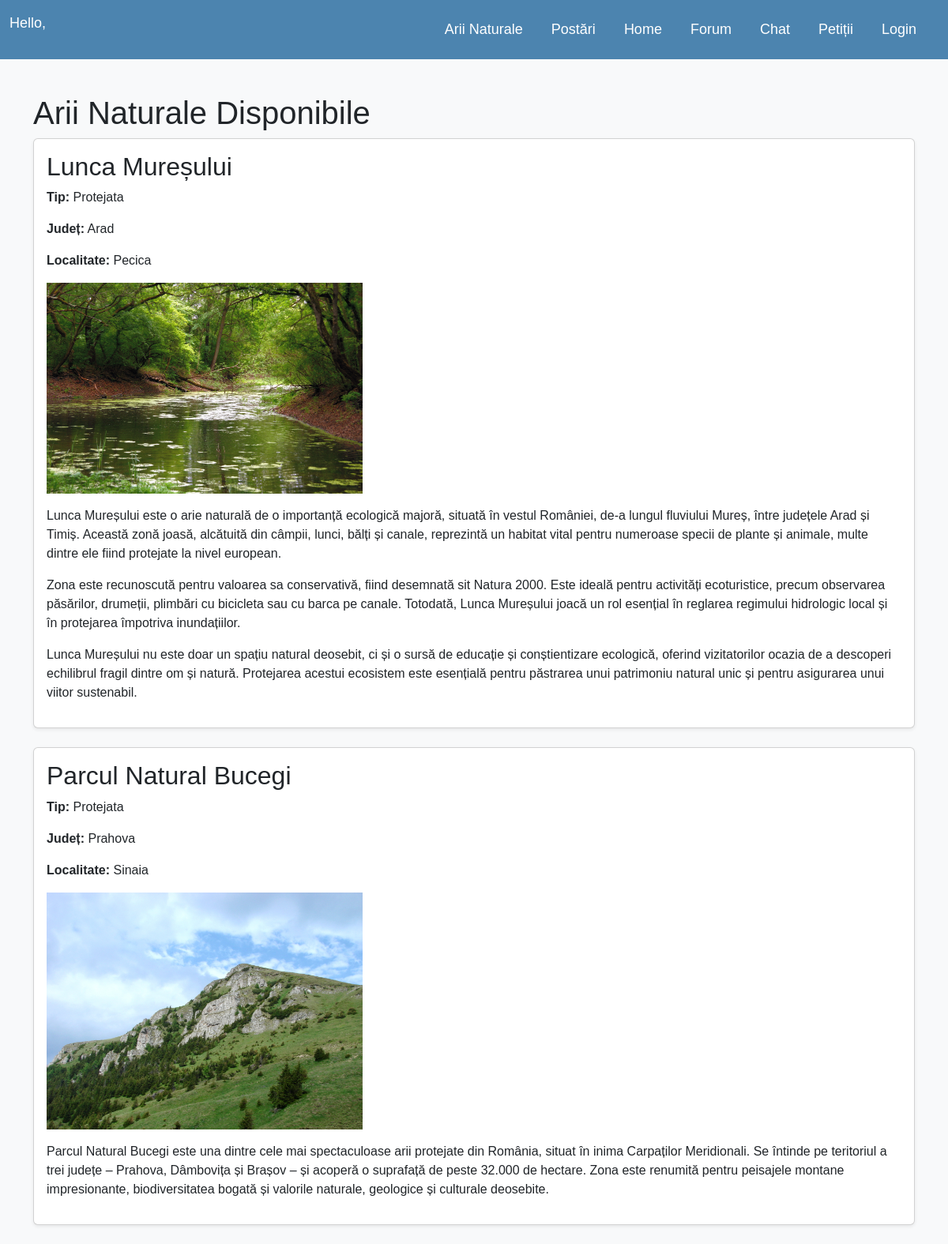
Page /arii/ on the committed database.
### eenvironmentblog/models.py (models this page shows, shortened)
class ArieNaturala(models.Model):
    nume_arie = models.CharField(max_length=200)
    tip_arie = models.IntegerField(choices=AREA_TYPE)
    judet_arie = models.CharField(max_length=200)
    localitate_arie = models.CharField(max_length=200)
    descriere = RichTextUploadingField(blank=True, null=True)  # descriere nouă
    imagine = models.ImageField(upload_to='arii/', blank=True, null=True)  # imagine
    updated_on = models.DateTimeField(auto_now=True)
    created_on = models.DateTimeField(auto_now_add=True)
    status = models.IntegerField(choices=STATUS, default=0)
    class Meta:
        ordering = ['-created_on']
        verbose_name_plural = "Arii Naturale"

### eenvironmentblog/views.py (the view)
# urls.py: path('arii/', views.arii_naturale_list, name='arii_list'),
def arii_naturale_list(request):
    arii = ArieNaturala.objects.filter(status=1)
    return render(request, 'eenvironmentblog/arii_list.html', {'arii': arii})

### eenvironmentblog/templates/eenvironmentblog/arii_list.html (shortened to what this page needs)
{% extends 'eenvironmentblog/base.html' %}
{% block content %}
<h1>Arii Naturale Disponibile</h1>
{% for arie in arii %}
    <div class="card mb-4 shadow-sm p-3">
        <h2>{{ arie.nume_arie }}</h2>
        <p><strong>Tip:</strong> {{ arie.get_tip_arie_display }}</p>
        <p><strong>Județ:</strong> {{ arie.judet_arie }}</p>
        <p><strong>Localitate:</strong> {{ arie.localitate_arie }}</p>
        {% if arie.imagine %}
            <img src="{{ arie.imagine.url }}" alt="{{ arie.nume_arie }}" style="max-width: 400px;" class="mb-3">
        {% endif %}
        {% if arie.descriere %}
            <div>{{ arie.descriere|safe }}</div>
        {% endif %}
    </div>
{% endfor %}
{% endblock %}

### eenvironmentblog/templates/eenvironmentblog/base.html (style rules this page uses)
body { font-family: 'Arial', sans-serif; background-color: #f8f9fa; }

### rows in the picture
ArieNaturala: nume_arie "Lunca Mureșului", tip_arie "Protejata", judet_arie "Arad", localitate_arie "Pecica", imagine (picture), descriere "Lunca Mureșului este o arie naturală de o importanță ecologică majoră, situată în vestul României, de-a lungul fluviului Mureș, între județele Arad și Timiș. Această zonă joasă, alcătuită din câmpii, lunci, bălți și canale, reprezintă un habitat vital pentru numeroase specii de plante și animale, multe dintre ele fiind protejate la nivel european. Zona este recunoscută pentru valoarea sa conservativă, fiind desemnată sit Natura 2000. Este ideală pentru activități ecoturistice, precum observarea păsărilor, drumeții, plimbări cu bicicleta sau cu barca pe canale. Totodată, Lunca Mureșului joacă un rol esențial în reglarea regimului hidrologic local și în protejarea împotriva inundațiilor.…"
ArieNaturala: nume_arie "Parcul Natural Bucegi", tip_arie "Protejata", judet_arie "Prahova", localitate_arie "Sinaia", imagine (picture), descriere "Parcul Natural Bucegi este una dintre cele mai spectaculoase arii protejate din România, situat în inima Carpaților Meridionali. Se întinde pe teritoriul a trei județe – Prahova, Dâmbovița și Brașov – și acoperă o suprafață de peste 32.000 de hectare. Zona este renumită pentru peisajele montane impresionante, biodiversitatea bogată și valorile naturale, geologice și culturale deosebite."
